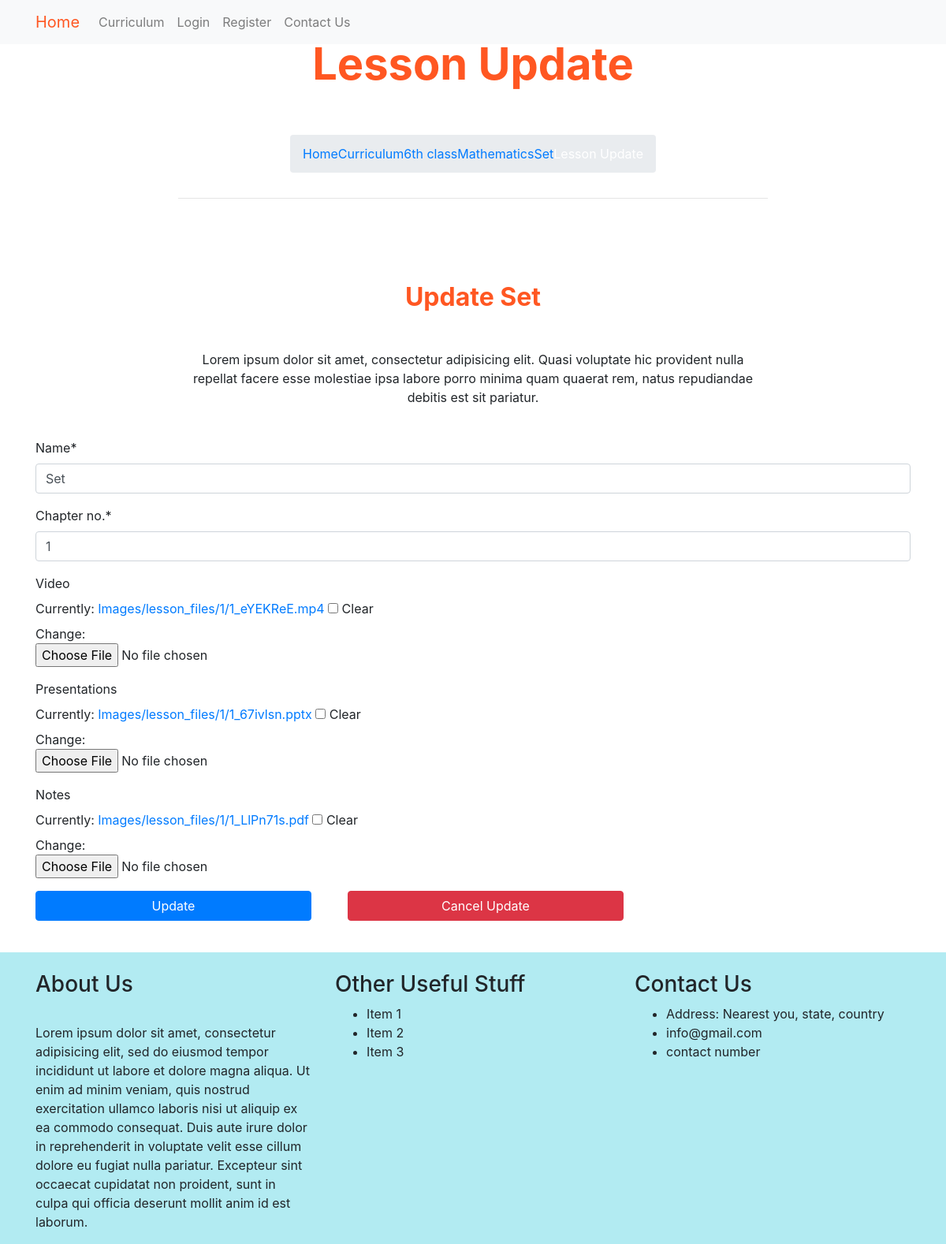
Page /curriculum/6th-class/601/set/update/ on the committed database.
### curriculum/models.py (models this page shows, shortened)
class Lesson(models.Model):
    lesson_id = models.CharField(max_length=100, unique=True)
    Standard = models.ForeignKey(Standard, on_delete=models.CASCADE)
    created_by = models.ForeignKey(User,on_delete=models.CASCADE)
    created_at = models.DateTimeField(auto_now_add=True)
    subject = models.ForeignKey(Subject, on_delete=models.CASCADE,related_name='lessons')
    name = models.CharField(max_length=250)
    position = models.PositiveSmallIntegerField(verbose_name="Chapter no.")
    slug = models.SlugField(null=True, blank=True)
    video = models.FileField(upload_to=save_lesson_files,verbose_name="Video", blank=True, null=True)
    ppt = models.FileField(upload_to=save_lesson_files,verbose_name="Presentations", blank=True)
    Notes = models.FileField(upload_to=save_lesson_files,verbose_name="Notes", blank=True)
    class Meta:
        ordering = ['position']

class Standard(models.Model):
    name = models.CharField(max_length=100, unique=True)
    slug = models.SlugField(null=True, blank=True)
    description = models.TextField(max_length=500,blank=True)

class Subject(models.Model):
    subject_id = models.CharField(max_length=100, unique=True)
    name = models.CharField(max_length=100)
    slug = models.SlugField(null=True, blank=True)
    standard = models.ForeignKey(Standard, on_delete=models.CASCADE, related_name='subjects')
    image = models.ImageField(upload_to=save_subject_image, blank=True, verbose_name='Subject Image')
    description = models.TextField(max_length=500,blank=True)

### curriculum/views.py (the view)
class LessonUpdateView(UpdateView):
    fields = ("name", "position", "video", "ppt", "Notes")
    model = Lesson
    template_name = "curriculum/lesson_update.html"
    context_object_name = "lessons"

### curriculum/templates/curriculum/lesson_update.html (shortened to what this page needs)
{% extends 'base.html' %}
{% load static %}
{% load crispy_forms_tags %}
{% block content %}
<header class="info-header">
  <div id="page-intro" class="container-fluid d-flex align-items-center justify-content-center ">
    <div class="row d-flex justify-content-center text-center">
      <div class="col-md-10 text-white">
        <h2 class="display-4 font-weight-bold  p-5 " style="color:#ff5722;" > Lesson Update </h2>
        <div class="row d-flex justify-content-center text-center">
          <ul class="breadcrumb">
            <li><a href="{% url 'index' %}">Home</a></li>
            <li><a href="{% url 'curriculum:standard_list' %}">Curriculum</a></li>
            <li><a href="{% url 'curriculum:subject_list' slug=lessons.Standard.slug %}">{{lessons.Standard.name}}</a></li>
            <li><a href="{% url 'curriculum:lesson_list' standard=lessons.Standard.slug slug=lessons.subject.slug %}">{{lessons.subject.name}}</a></li>
            <li><a href="{% url 'curriculum:lesson_detail' standard=lessons.Standard.slug subject=lessons.subject.slug slug=lessons.slug %}">{{lessons.name}}</a></li>
            <li class="disabled-text" >Lesson Update</li>
          </ul>
        </div>
        <hr style="color:#ff5722;">
        <h4 class="white-text my-4">Lorem ipsum dolor sit amet, consectetur adipisicing elit.
                  consequuntur.</h4>
  </div>
</header>
<section id="best-features" class="text-center">
              <h2 class="mb-5 font-weight-bold" style="color:#ff5722;">Update {{lessons.name}}</h2>
              <div class="row d-flex justify-content-center mb-4">
                <div class="col-md-8">
                  <p class="grey-text">Lorem ipsum dolor sit amet, consectetur adipisicing elit. Quasi voluptate
                                    hic
                                    provident nulla repellat
                                    facere esse molestiae ipsa labore porro minima quam quaerat rem, natus repudiandae debitis
                                    est
                                    sit pariatur.</p>
                </div>
              </div>
</section>
<form method="post" enctype="multipart/form-data">
  {{form|crispy}}
  <div class="row">
        <div class="col-md-4 mb-3 mr-3">
                <input type="submit" value="Update" class="btn btn-primary btn-block">
        </div>
        <div class="col-md-4 mb-3 mr-3">
                <a href="{% url 'curriculum:lesson_detail' standard=lessons.Standard.slug subject=lessons.subject.slug slug=lessons.slug %}" class="btn btn-danger btn-block">Cancel Update</a>
        </div>
</div>
</form>
{% endblock %}

### static/css/master_css.css (style rules this page uses)
html, body, header, #intro { height: 100%; }

### rows in the picture
Lesson: Standard.name "6th class", subject.name "Mathematics", name "Set", position "1"
